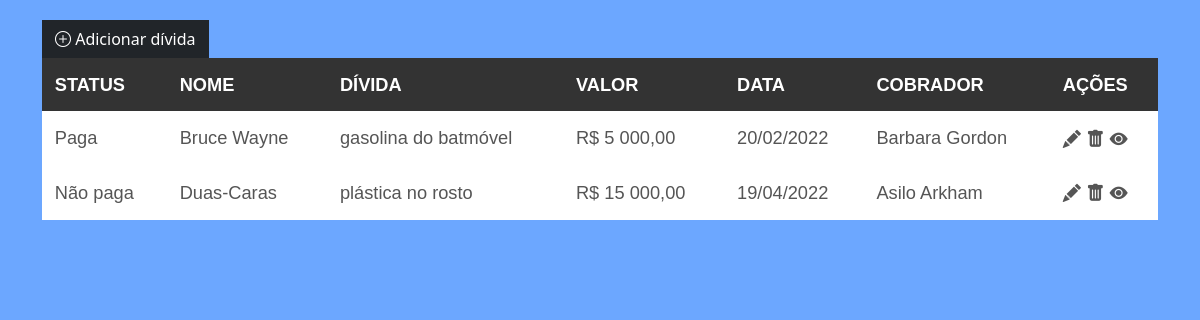
The page / on the database its author committed.
### tables this page shows
CREATE TABLE `conta` (
  `idConta` int(11) NOT NULL,
  `nomeConta` varchar(45) NOT NULL,
  `valorConta` float NOT NULL,
  `statusConta` tinyint(1) NOT NULL,
  `dataVencimento` date NOT NULL,
  `idDevedor` int(11) NOT NULL,
  `idCobrador` int(11) NOT NULL
);

CREATE TABLE `devedor` (
  `idDevedor` int(11) NOT NULL,
  `nomeDevedor` varchar(45) NOT NULL,
  `cpfDevedor` varchar(15) NOT NULL,
  `sexoDevedor` varchar(10) NOT NULL,
  `dataCriacaoConta` date NOT NULL
);

CREATE TABLE `cobrador` (
  `idCobrador` int(11) NOT NULL,
  `nomeCobrador` varchar(45) NOT NULL,
  `cpfCobrador` varchar(15) NOT NULL,
  `sexoCobrador` varchar(10) NOT NULL,
  `dataPagamento` date NOT NULL
);

### extensao/dao/conta/contaDAO.class.php (called while the page is built, shortened)
<?php
include_once("conta.class.php");
class ContaDAO extends Database{
	public function load($fields="*",$add=""){
		$sql = "SELECT $fields FROM conta$add";
		return $this->selectDB($sql,null,'Conta');
	}
}

### extensao/dao/database.class.php (called while the page is built, shortened)
<?php
abstract class Database{
	private static $dbtype   = "mysql";
	private static $host     = "localhost";
	private static $port     = "3306";
	private static $user     = "usuario";
	private static $password = "rspmmRTnm9M5DKz@";
	private static $db       = "relatorioDividas";
	private function getDBType()  	{return self::$dbtype;}
	private function getHost()    	{return self::$host;}
	private function getPort()    	{return self::$port;}
	private function getUser()    	{return self::$user;}
	private function getPassword()	{return self::$password;}
	private function getDB()      	{return self::$db;}
	private function connect(){
		try
		{
			$this->conexao = new PDO($this->getDBType().":host=".$this->getHost().";port=".$this->getPort().";dbname=".$this->getDB(), $this->getUser(), $this->getPassword());
		}
		catch (PDOException $i)
		{
			die("Erro: <code>" . $i->getMessage() . "</code>");
		}
		return ($this->conexao);
	}
	private function disconnect(){
		$this->conexao = null;
	}
	public function selectDB($sql,$params=null,$class=null){
		$query=$this->connect()->prepare($sql);
		$query->execute($params);
		$rs = (object)[];
		if(isset($class)){
			$rs = $query->fetchAll(PDO::FETCH_CLASS,$class);
		}else{
			$rs = $query->fetchAll(PDO::FETCH_OBJ) or die(print_r($query->errorInfo(), true));
		}
		return $rs;
    }
}

### extensao/dao/conta/conta.class.php (called while the page is built, shortened)
<?php
class Conta{
	private $idConta = 0;
	private $nomeConta = "";
	private $valorConta = 0.0;
	private $statusConta = false;
    private $dataVencimento = "";
    private $idDevedor = 0;
    private $idCobrador = 0;
	public function getIdConta(){
		return $this->idConta;
	}
	public function getNomeConta(){
		return $this->nomeConta;
	}
	public function getValorConta(){
		return $this->valorConta;
	}
	public function getStatusConta(){
		return $this->statusConta;
	}
    public function getDataVencimento(){
        return $this->dataVencimento;
    }
    public function getIdDevedor(){
        return $this->idDevedor;
    }
    public function getIdCobrador(){
        return $this->idCobrador;
    }
}

### extensao/dao/devedor/devedorDAO.class.php (called while the page is built, shortened)
<?php
include_once("devedor.class.php");
class DevedorDAO extends Database{
	public function load($fields="*",$add=""){
		if(strlen($add)>0) $add = " ".$add;
		$sql = "SELECT $fields FROM devedor $add";
		return $this->selectDB($sql,null,'Devedor');
	}
}

### extensao/dao/devedor/devedor.class.php (called while the page is built, shortened)
<?php
class Devedor{
	private $nomeDevedor = "";
	public function getNomeDevedor(){
		return $this->nomeDevedor;
	}
}

### extensao/dao/cobrador/cobradorDAO.class.php (called while the page is built, shortened)
<?php
include_once("cobrador.class.php");
class CobradorDAO extends Database{
	public function load($fields="*",$add=""){
		if(strlen($add)>0) $add = " ".$add;
		$sql = "SELECT $fields FROM cobrador$add";
		return $this->selectDB($sql,null,'Cobrador');
	}
}

### extensao/dao/cobrador/cobrador.class.php (called while the page is built, shortened)
<?php
class Cobrador{
	private $nomeCobrador = "";
	public function getNomeCobrador(){
		return $this->nomeCobrador;
	}
}

### index.php (the view, shortened to what this page needs)
<?php
    require_once("extensao/dao/database.class.php");
    include_once("extensao/dao/devedor/devedorDAO.class.php");
    include_once("extensao/dao/cobrador/cobradorDAO.class.php");
    include_once("extensao/dao/conta/contaDAO.class.php");
    $devedorDAO = new DevedorDAO();
    $cobradorDAO = new CobradorDAO();
    $contaDAO = new ContaDAO();
    $arrConta = $contaDAO->load();
?>
<!DOCTYPE html>
<html lang="pt-br">
<head>
    <link href="https://cdn.jsdelivr.net/npm/bootstrap@5.0.2/dist/css/bootstrap.min.css" rel="stylesheet">
    <link rel="stylesheet" href="https://cdn.jsdelivr.net/npm/bootstrap-icons@1.7.2/font/bootstrap-icons.css">
    <link rel="stylesheet" href="extensao/css/table.css">
</head>
<body>
    <section id="smallContainer" class="container smallContainer">
            <a href="adicionar.php" class="btn btn-dark btnsEditAdd btnsAdd"><i class="bi bi-plus-circle"></i> Adicionar dívida</a>
            <table>
                <thead>
                    <tr>
                        <th>STATUS</th>
                        <th>NOME</th>
                        <th>DÍVIDA</th>
                        <th>VALOR</th>
                        <th>DATA</th>
                        <th>COBRADOR</th>
                        <th>AÇÕES</th>
                    </tr>
                </thead>
                <tbody>
                    <?php foreach ($arrConta as $key => $row) { ?>
                        <?php
                            $idDevedor = $row->getIdDevedor();
                            $fields = "nomeDevedor";
                            $add = "WHERE idDevedor = $idDevedor";
                            $arr = $devedorDAO->load($fields, $add);
                            $nomeDevedor = $arr[0]->getNomeDevedor();
                            $idCobrador = $row->getIdCobrador();
                            $fields = "nomeCobrador";
                            $add = "WHERE idCobrador = $idCobrador";
                            $arr = $cobradorDAO->load($fields, $add);
                            $nomeCobrador = $arr[0]->getNomeCobrador();
                            $idConta = $row->getIdConta();
                            $valorConta = "R$ ". str_replace(".", ",", str_replace(",", " ", number_format($row->getValorConta(), 2)));
                            $dataVencimento = date("d/m/Y", strtotime($row->getDataVencimento()));
                            $statusConta = $row->getStatusConta() ?  "Paga" : "Não paga";
                            $nomeConta = $row->getNomeConta();
                        ?>
                        <tr>
                            <td><?php echo $statusConta; ?></td>
                            <td><?php echo $nomeDevedor; ?></td>
                            <td><?php echo $nomeConta; ?></td>
                            <td><?php echo $valorConta; ?></td>
                            <td><?php echo $dataVencimento; ?></td>
                            <td><?php echo $nomeCobrador; ?></td>
                            <td scope="row" colspan="3">
                                <span class="btn-group">
                                    <a href="editar.php?usuario=<?php echo $idConta; ?>" class="btns btnsEditAdd btnsEdit"><i class="bi bi-pencil-fill"></i> </a>
                                </span>
                                <span class="btn-group">
                                    <a value="delete" href="javascript: if(confirm('Confirme para excluir a conta selecionada')){
                                        location.href = 'deletar.php?usuario=<?php echo $idConta; ?>';}" class="btns btnsDelete">
                                        <i class="bi bi-trash-fill"></i>
                                    </a>
                                </span>
                                <span class="btn-group">
                                    <a value="showDetails" href="visualizar.php?usuario=<?php echo $idConta; ?>" class="btns btnsShowDetails"><i class="bi bi-eye-fill"></i></a>
                                </span>
                            </td>
                        <?php } ?>
                    </tr>
                </tbody>
            </table>
    </section>
</body>
</html>

### extensao/css/table.css (style rules this page uses)
body { background-color: #6ca7ff; display: flex; flex-direction: column; align-items: center; height: 100vh; }
.container { margin-top: 20px; }
.btn { border-radius: 0; }
.bi { cursor: pointer; }
table { font-family: 'Poppins', sans-serif; border-collapse: collapse; width: 100%; }
th { background-color: #333; color: #fff; }
th, td { padding: .8rem; font-size: 1.14rem; }
tr { margin-top: 20px; margin-bottom: 20px; background-color: #FFF; }
tbody { color: #555; }
.btns { color: inherit; }

### rows shown on the page
conta: statusConta "Paga", idDevedor.nomeDevedor "Bruce Wayne", nomeConta "gasolina do batmóvel", valorConta "R$ 5 000,00", dataVencimento "20/02/2022", idCobrador.nomeCobrador "Barbara Gordon"
conta: statusConta "Não paga", idDevedor.nomeDevedor "Duas-Caras", nomeConta "plástica no rosto", valorConta "R$ 15 000,00", dataVencimento "19/04/2022", idCobrador.nomeCobrador "Asilo Arkham"
